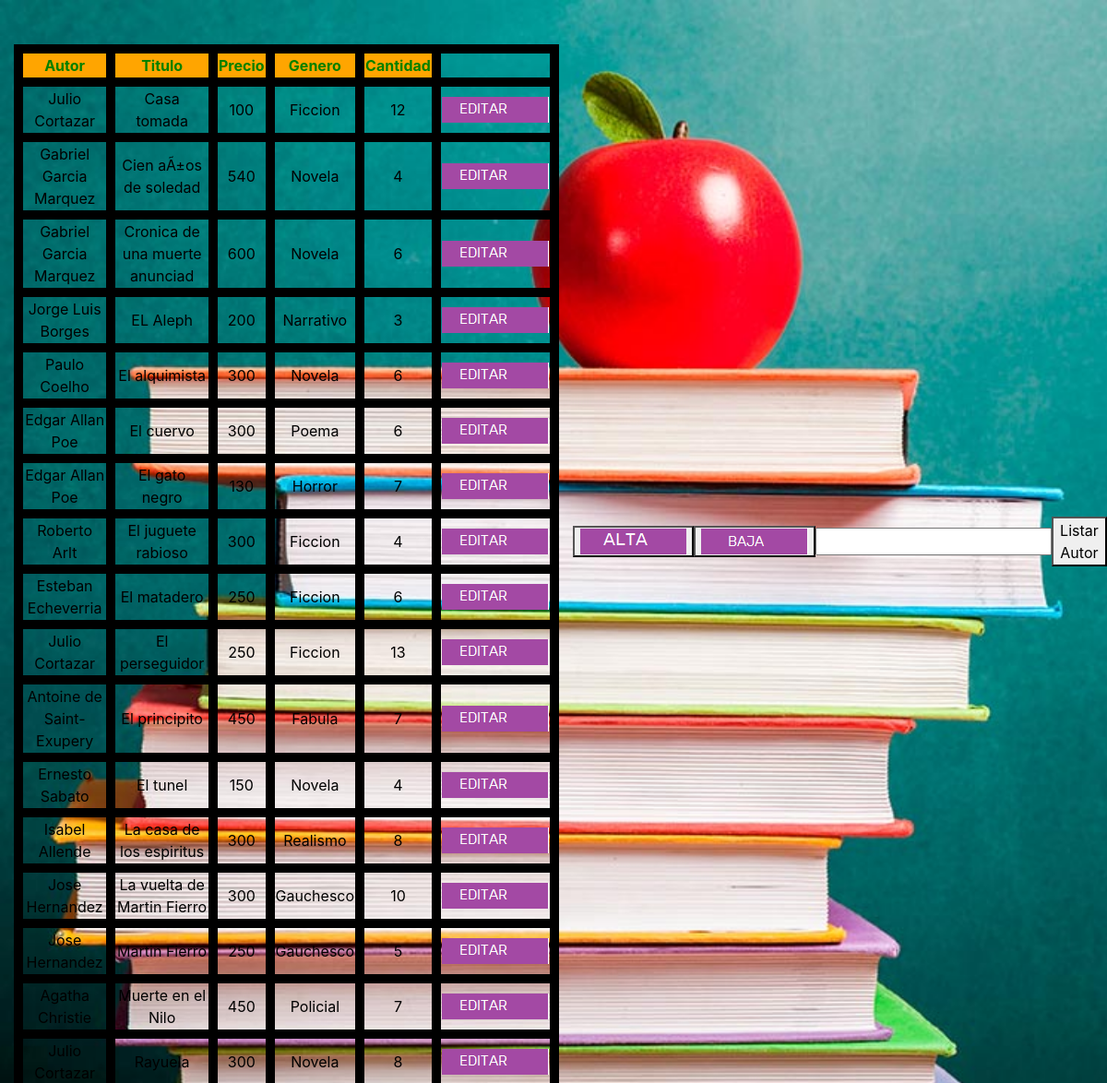
The page / on the database its author committed.
### tables this page shows
CREATE TABLE `libros` (
  `autor` varchar(50) NOT NULL,
  `titulo` varchar(30) NOT NULL,
  `precio` int(20) NOT NULL,
  `genero` varchar(10) NOT NULL,
  `cantidad` int(11) NOT NULL
);

### index.php (the view, shortened to what this page needs)
<!doctype html>
<html lang="en">
  <head>
    <link href="css/bootstrap.min.css" rel="stylesheet">
    <link href="css/sticky-footer-navbar.css" rel="stylesheet">
    <link href="css/floating-labels.css" rel="stylesheet">
  </head>
 <main role="main" class="container">
  <body>
     <table style="width:100%">
       <tr>
            <th>Autor</th>
            <th>Titulo</th>
            <th>Precio</th>
            <th>Genero</th>
            <th>Cantidad</th>
          </tr>
<?php
include("conexion.php");
$resultados = mysqli_query($conn,'SELECT * FROM libros');
while($fila = mysqli_fetch_array($resultados)){
	echo "<tr>";
	echo "<td>";
	echo $fila['autor'];
	echo "</td>";
	echo "<td>";
	echo $fila['titulo'];
	echo "</td>";
	echo "<td>";
	echo $fila['precio'];
	echo "</td>";
	echo "<td>";
	echo $fila['genero'];
	echo "</td>";
	echo "<td>";
	echo $fila['cantidad'];
	echo "</td>";
	echo "<td>";
    echo "<a href='FormEditar.php?titulo=".$fila['titulo']."'><img src='editar.png'></a>";
    echo "</td>";
	echo "</tr>";
}
echo "</table>";
?>
</main>
</head>
<Body>
<button type="button" onclick="document.getElementById('FormAlta').style.display='block'"><img src="Alta.PNG"></button>
<td>
<button type="button" onclick="document.getElementById('FormBaja').style.display='block'"><img src="BAJA.PNG"></button>
</td>
<tr>
<td>
<br><input id="autor">
</td>
<td>
<button type="button" onclick="listado()" >Listar Autor</button>
</td>
</tr>
  </body>
</Body>
</html>

### css/sticky-footer-navbar.css (style rules this page uses)
html { position: relative; min-height: 100%; }
body { margin-bottom: 60px; }
body > .container { padding: 60px 15px 0; }

### css/floating-labels.css (style rules this page uses)
:root { --input-padding-x: .75rem; --input-padding-y: .75rem; }
html, body { height: 100%; }
body { display: -ms-flexbox; display: -webkit-box; display: flex; -ms-flex-align: center; -ms-flex-pack: center; -webkit-box-align: center; align-items: center; -webkit-box-pack: center; justify-content: center; padding-top: 40px; padding-bottom: 40px; background-color: #f5f5f5; }

### index.php (style rules this page uses)
th { color:green; background-color: orange; }
td { color:black; }
table,th,td { border: 10px solid black; text-align: center; }
body { background-image: url("foto.jpg"); background-size: cover; }
body { background-color: powderblue; }
input { color:blue; }

### rows shown on the page
libros: autor "Julio Cortazar", titulo "Casa tomada", precio "100", genero "Ficcion", cantidad "12"
libros: autor "Gabriel Garcia Marquez", titulo "Cien aÃ±os de soledad", precio "540", genero "Novela", cantidad "4"
libros: autor "Gabriel Garcia Marquez", titulo "Cronica de una muerte anunciad", precio "600", genero "Novela", cantidad "6"
libros: autor "Jorge Luis Borges", titulo "EL Aleph", precio "200", genero "Narrativo", cantidad "3"
libros: autor "Paulo Coelho", titulo "El alquimista", precio "300", genero "Novela", cantidad "6"
libros: autor "Edgar Allan Poe", titulo "El cuervo", precio "300", genero "Poema", cantidad "6"
libros: autor "Edgar Allan Poe", titulo "El gato negro", precio "130", genero "Horror", cantidad "7"
libros: autor "Roberto Arlt", titulo "El juguete rabioso", precio "300", genero "Ficcion", cantidad "4"
libros: autor "Esteban Echeverria", titulo "El matadero", precio "250", genero "Ficcion", cantidad "6"
libros: autor "Julio Cortazar", titulo "El perseguidor", precio "250", genero "Ficcion", cantidad "13"
libros: autor "Antoine de Saint-Exupery", titulo "El principito", precio "450", genero "Fabula", cantidad "7"
libros: autor "Ernesto Sabato", titulo "El tunel", precio "150", genero "Novela", cantidad "4"
libros: autor "Isabel Allende", titulo "La casa de los espiritus", precio "300", genero "Realismo", cantidad "8"
libros: autor "Jose Hernandez", titulo "La vuelta de Martin Fierro", precio "300", genero "Gauchesco", cantidad "10"
libros: autor "Jose Hernandez", titulo "Martin Fierro", precio "250", genero "Gauchesco", cantidad "5"
libros: autor "Agatha Christie", titulo "Muerte en el Nilo", precio "450", genero "Policial", cantidad "7"
libros: autor "Julio Cortazar", titulo "Rayuela", precio "300", genero "Novela", cantidad "8"
